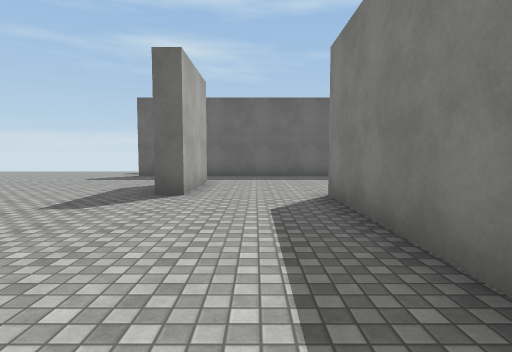
View 1 (above)

20 first-person views from a walk through a scene from a Unity 3-D project. The camera is 1.4 m above the floor, tilts 4° down and sees 80° across. The floor is counted in squares, 2 m on a side. Each view is taken from the middle of a square. On the plan, view 1 faces up. The plan holds only what a view shows up to about 10 squares ahead; the rest is blank. The place goes on beyond the plan. The player is left out. Surface patterns are stand-ins for the level's own textures.

View 2
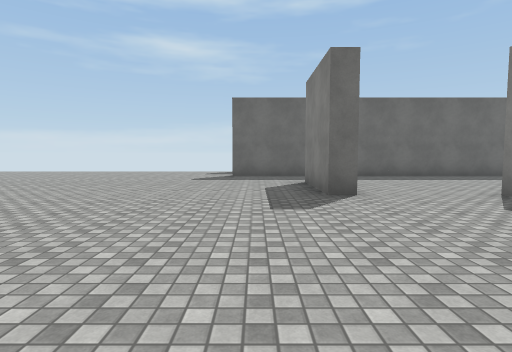

View 3
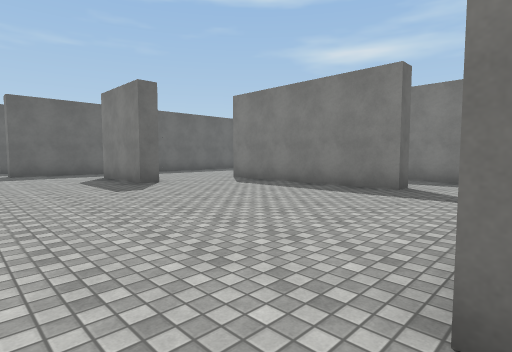

View 4
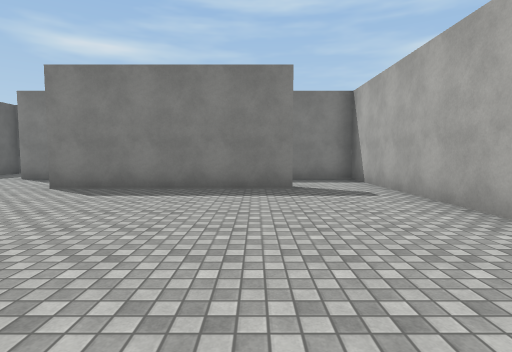

View 5
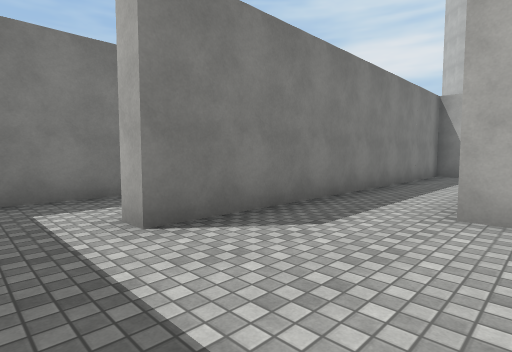

View 6
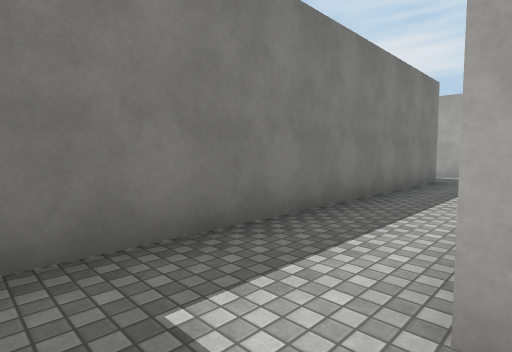

View 7
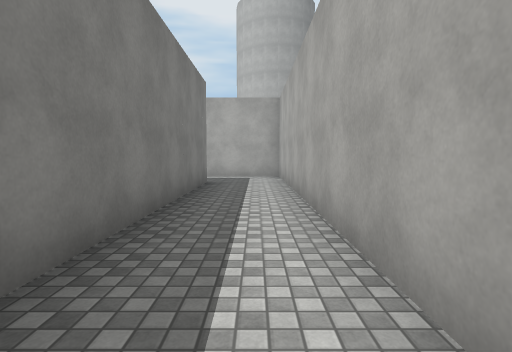

View 8
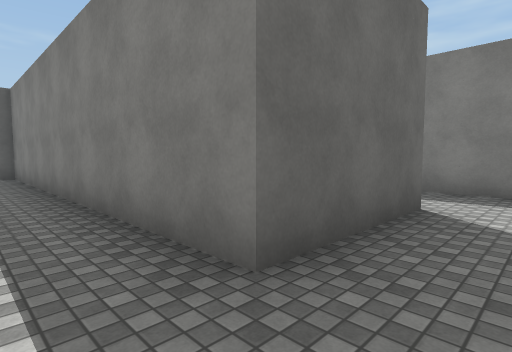

View 9
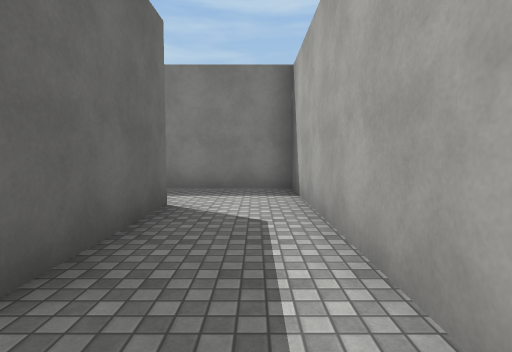

View 10
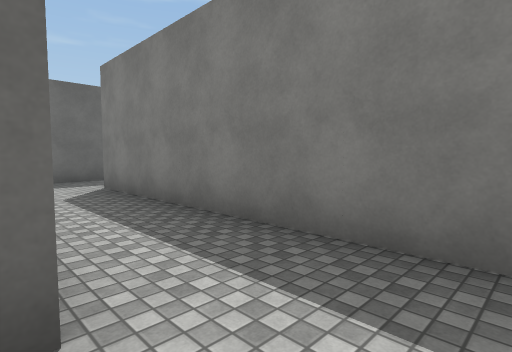

View 11
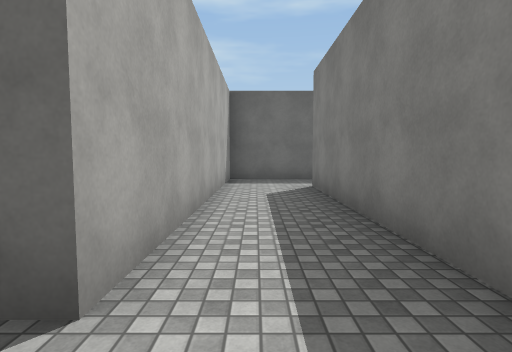

View 12
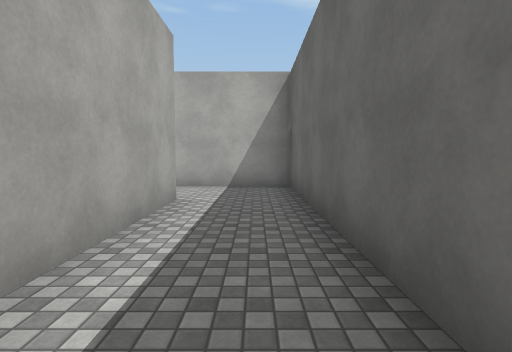

View 13
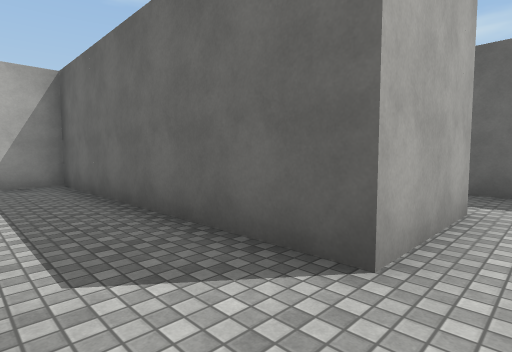

View 14
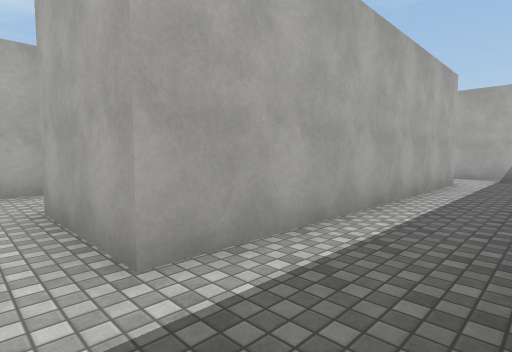

View 15
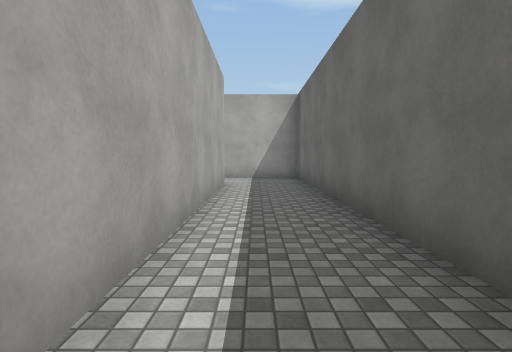

View 16
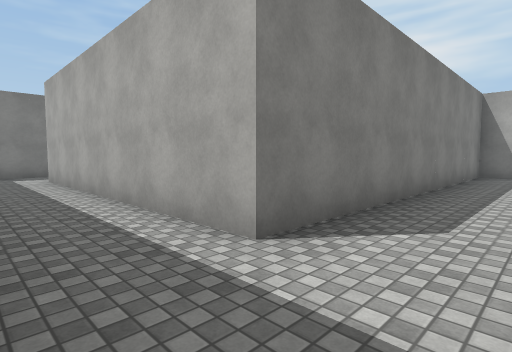

View 17
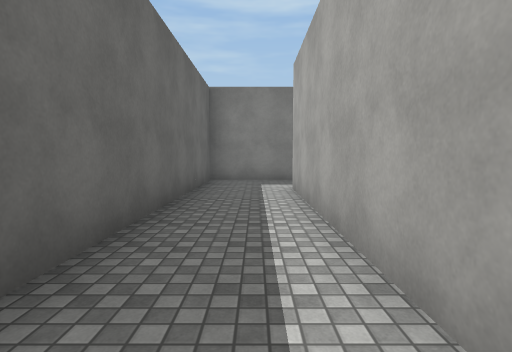

View 18
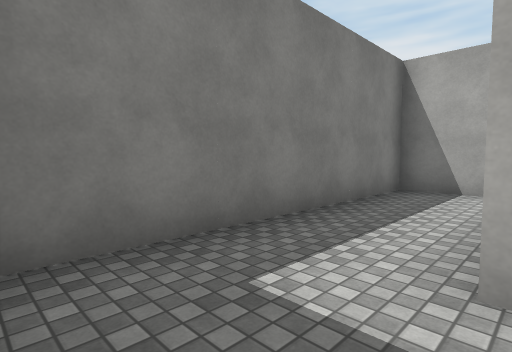

View 19
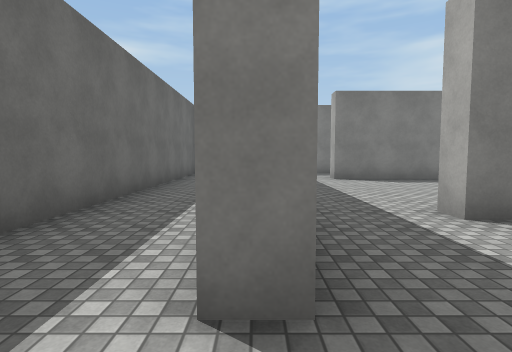

View 20
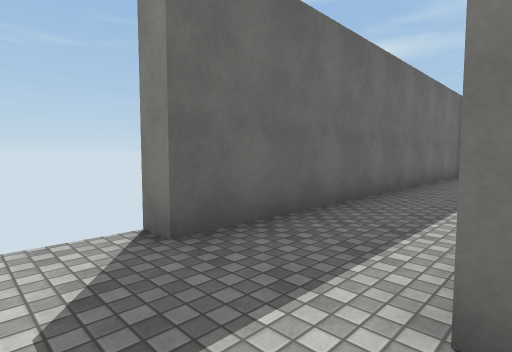

### Floor plan
Points are (right, up) in squares from view 1. A wall is a line through its corners. A room is listed if a view was taken in it or the views show most of it. See-through windows are left out.
Room 1 (views 1, 2, 3, 4)
walls: (-1.2, 6.5) (-1.2, 5.2) (-1.7, 5.2) (-1.7, 7.7); (-1.8, -1.8) (1.4, -1.8); (1.8, 0.2) (1.3, 0.2) (1.3, 5.2); (-1.5, 9.7) (-3.7, 9.7)
ways out: opening at (-2, 8.5) to room 2; opening at (-0.5, 5.5) to room 2; opening at (1, -0.5) to room 2; opening at (-4.5, 10) to room 7; opening at (-4.5, -2)
Room 2 (views 5, 6)
walls: (1.3, 5.2) (1.8, 5.2); (-1.7, 7.7) (-1.2, 7.7) (-1.2, 6.5); (4.5, 9.7) (-1.5, 9.7); (1.4, -1.8) (3.7, -1.8) (3.7, 7.7) (4.2, 7.7)
ways out: opening at (-2, 8.5) to room 1; opening at (-0.5, 5.5) to room 1; opening at (1, -0.5) to room 1; opening at (4, 8.5) to room 3
Room 3 (views 7, 8, 9)
walls: (4.2, 7.2) (4.2, -1.5); (4.1, -1.8) (8.6, -1.8); (9.3, 0.2) (6.2, 0.2) (6.2, 9.7) (4.5, 9.7)
ways out: opening at (4, 8.5) to room 2; opening at (8, -1) to room 4
Room 4 (views 10, 11)
walls: (8.6, -1.8) (11.3, -1.8) (11.3, 5.8); (9.3, 5.6) (9.3, 0.2)
ways out: opening at (8, -1) to room 3; opening at (10, 5) to room 5
Room 5 (views 12, 13)
walls: (11.3, 5.8) (18.2, 5.8) (18.2, 10.5); (16.3, 10.3) (16.3, 7.8) (9.3, 7.8) (9.3, 5.6)
ways out: opening at (10, 5) to room 4; opening at (17, 11) to room 6
Room 6 (views 14, 15, 16, 17, 18)
walls: (7.9, 0.7) (8.7, 0.7) (8.7, 10.3) (16.3, 10.3); (18.2, 10.5) (18.2, 12.2) (6.7, 12.2) (6.7, 9.8)
ways out: opening at (17, 11) to room 5
Room 7 (views 19, 20)
walls: (-3.7, 9.7) (-3.7, 10.2); (6.2, 12.2) (-3.7, 12.2) (-3.7, 12.8)
ways out: opening at (-4.5, 10) to room 1

Positions as (right, up) in squares from view 1, and headings:
1: (0, 0), facing up
2: (-3, 0), facing up
3: (-5, -2), facing up-right
4: (-5, 1), facing right
5: (1, 9), facing down-right
6: (4, 9), facing down-right
7: (5, 8), facing down
8: (5, -1), facing up-right
9: (5, -1), facing right
10: (9, -1), facing up-right
11: (10, -1), facing up
12: (16, 7), facing left
13: (17, 6), facing up-left
14: (17, 12), facing down-left
15: (16, 11), facing left
16: (7, 12), facing down-right
17: (10, 11), facing right
18: (16, 12), facing down-right
19: (-5, 10), facing right
20: (-5, 10), facing up-right
